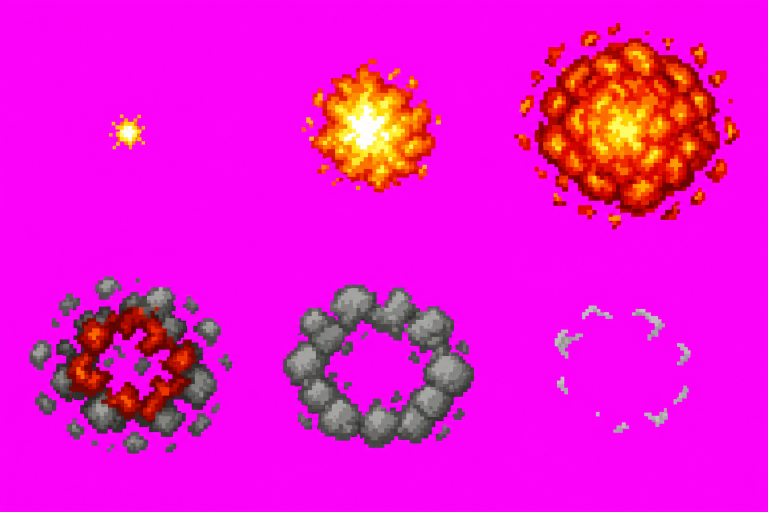
#> input picture imagegen/output/explosion-raw.png, 1536 x 1024 px (shown at 1/2 size)
$ python process_explosion.py
#> lines starting #> are read from the running program, lines starting #| are printed output that depends on the picture
#!/usr/bin/env python3
"""Turn the raw model output into game-ready explosion sprites.

Pipeline (see ../notes/animated-sprite-imagegen-notes.md):
  1. chroma-key: remove the flat magenta background
  2. slice: 2x3 grid of 512x512 cells -> frames 0..5 (left-right, top-bottom)
  3. high-res frames: transparent 512x512 PNGs, kept for future use
  4. contract sheet: nearest-neighbour downscale to 32x32 per frame,
     assembled into the 192x32 strip required by ART.md (fx/explosion.png)
  5. preview GIF so the loop can be eyeballed

Usage: python3 process_explosion.py
Reads:  output/explosion-raw.png
Writes: output/frames/frame-{0..5}.png, output/explosion.png,
        output/explosion-preview.gif
"""

from pathlib import Path

from PIL import Image

OUT = Path(__file__).parent / "output"
COLS, ROWS = 3, 2
FRAME = 32  # contract frame size (ART.md)

# Chroma key: pure magenta, with tolerance for model color drift.
KEY = (255, 0, 255)
TOLERANCE = 120  # euclidean RGB distance


def chroma_key(img: Image.Image) -> Image.Image:
    img = img.convert("RGBA")
    px = img.load()
    tol2 = TOLERANCE * TOLERANCE
    removed = 0
    for y in range(img.height):
        for x in range(img.width):
            r, g, b, _ = px[x, y]
            d2 = (r - KEY[0]) ** 2 + (g - KEY[1]) ** 2 + (b - KEY[2]) ** 2
            # Despill: magenta-dominant edge pixels (fire has low blue,
            # smoke has r==g==b, so this can only hit key-color bleed).
            if d2 <= tol2 or (r > g + 30 and b > g + 30):
                px[x, y] = (0, 0, 0, 0)
                removed += 1
    print(f"chroma-key removed {100 * removed / (img.width * img.height):.1f}% of pixels")
    return img


def recenter(cell: Image.Image) -> Image.Image:
    """Shift the opaque content so its bounding box is centred in the cell."""
    bbox = cell.getbbox()
    if bbox is None:
        return cell
    dx = (cell.width - (bbox[0] + bbox[2])) // 2
    dy = (cell.height - (bbox[1] + bbox[3])) // 2
    out = Image.new("RGBA", cell.size, (0, 0, 0, 0))
    out.paste(cell, (dx, dy))
    return out


def main() -> None:
    raw = Image.open(OUT / "explosion-raw.png")
#> raw is the input picture: PIL image 1536x1024 RGB; mean R, G, B 235.7, 17.5, 210.7
    print(f"raw image {raw.width}x{raw.height}")
#| raw image 1536x1024
    keyed = chroma_key(raw)
#> after the loop in chroma_key, `for y in range(img.height):`: removed = 1290955
#| chroma-key removed 82.1% of pixels
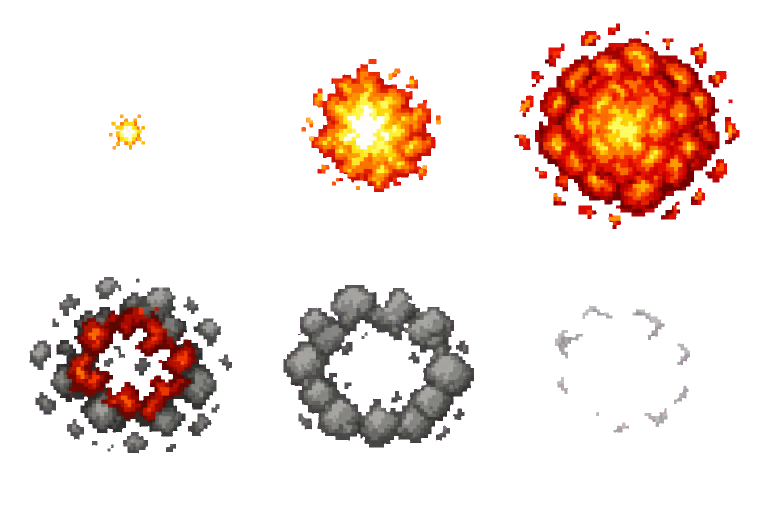
#> keyed: PIL image 1536x1024 RGBA (shown at 1/2 size); mean R, G, B, A 30.6, 14.8, 8.1, 45.7; transparent parts drawn white

    cell_w = keyed.width // COLS
#> cell_w = 512
    cell_h = keyed.height // ROWS
#> cell_h = 512

    frames_dir = OUT / "frames"
    frames_dir.mkdir(parents=True, exist_ok=True)

    sheet = Image.new("RGBA", (6 * FRAME, FRAME), (0, 0, 0, 0))
#> sheet: PIL image 192x32 RGBA; every value is 0
    small_frames = []
    for n in range(COLS * ROWS):
        cx = (n % COLS) * cell_w
        cy = (n // COLS) * cell_h
        cell = keyed.crop((cx, cy, cx + cell_w, cy + cell_h))
        # centre-crop to square in case cells aren't (1536x1024 -> 512x512 already is)
        side = min(cell.size)
        left = (cell.width - side) // 2
        top = (cell.height - side) // 2
        cell = recenter(cell.crop((left, top, left + side, top + side)))
        cell.save(frames_dir / f"frame-{n}.png")

        opaque = sum(1 for _, _, _, a in cell.getdata() if a > 0)
        print(f"frame {n}: {100 * opaque / (side * side):.1f}% opaque")

        small = cell.resize((FRAME, FRAME), Image.NEAREST)
        small_frames.append(small)
        sheet.paste(small, (n * FRAME, 0))
#> this loop made 6 passes
#> (bbox in recenter, dx in recenter, dy in recenter, opaque) on passes 1 to 6: ((218, 229, 290, 299), 2, -8, 2459), ((91, 118, 370, 384), 25, 5, 42476), ((5, 47, 455, 458), 26, 3, 103273), ((59, 42, 464, 395), -6, 37, 65550), ((55, 58, 436, 383), 10, 35, 63054), ((86, 99, 356, 353), 35, 30, 5097)
#| frame 0: 0.9% opaque
#| frame 1: 16.2% opaque
#| frame 2: 39.4% opaque
#| frame 3: 25.0% opaque
#| frame 4: 24.1% opaque
#| frame 5: 1.9% opaque
#> pass 1, in main, `cell = keyed.crop((cx, cy, cx + cell_w, cy + cell_h))`:
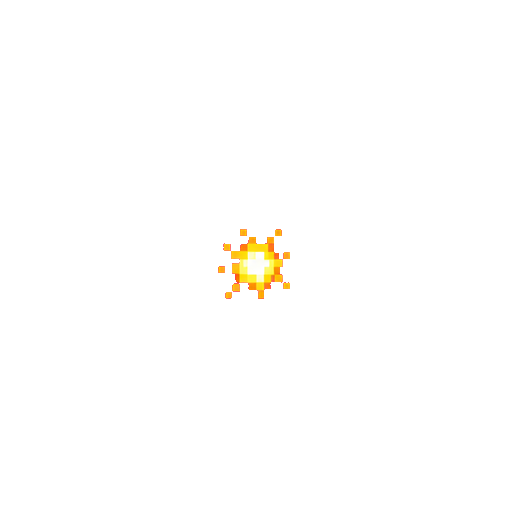
#> cell: PIL image 512x512 RGBA; mean R, G, B, A 2.4, 1.9, 0.7, 2.4; transparent parts drawn white
#> after the loop:
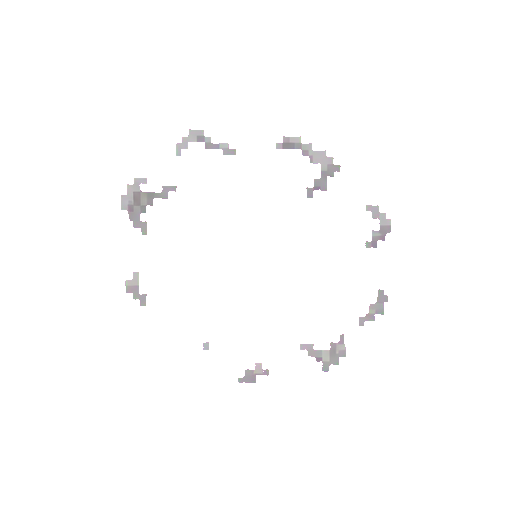
#> cell: PIL image 512x512 RGBA; mean R, G, B, A 3.4, 3.3, 3.4, 5; transparent parts drawn white
#> after the loop:
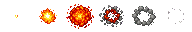
#> sheet: PIL image 192x32 RGBA; mean R, G, B, A 30.3, 14.7, 7.9, 45.4; transparent parts drawn white
#> after the loop, small_frames = 6 items

    sheet_path = OUT / "explosion.png"
    sheet.save(sheet_path)
    print(f"wrote {sheet_path} ({sheet.width}x{sheet.height})")
#| wrote imagegen/output/explosion.png (192x32)

    # Preview GIF: 4x upscaled frames on a dark background, ~10 fps.
    preview = []
    for f in small_frames:
        big = f.resize((FRAME * 4, FRAME * 4), Image.NEAREST)
        bg = Image.new("RGBA", big.size, (24, 26, 32, 255))
        bg.alpha_composite(big)
        preview.append(bg.convert("P", palette=Image.ADAPTIVE))
#> this loop made 6 passes
#> pass 1, in main, `bg = Image.new("RGBA", big.size, (24, 26, 32, 255))`:
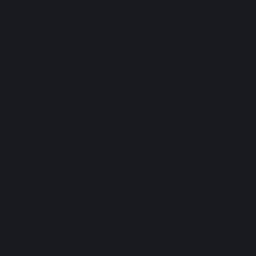
#> bg: PIL image 128x128 RGBA (shown 2 times larger); mean R, G, B, A 24, 26, 32, 255
#> pass 3, in main, `big = f.resize((FRAME * 4, FRAME * 4), Image.NEAREST)`:
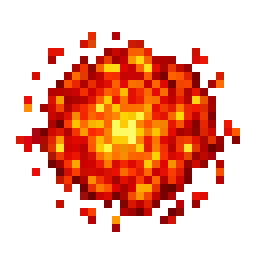
#> big: PIL image 128x128 RGBA (shown 2 times larger); mean R, G, B, A 83.1, 21.8, 1.5, 98.6; transparent parts drawn white
#> after the loop, preview = 6 items
    gif_path = OUT / "explosion-preview.gif"
    preview[0].save(gif_path, save_all=True, append_images=preview[1:], duration=100, loop=0)
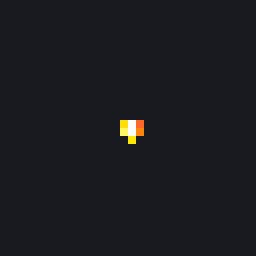
#> saved as explosion-preview.gif: PIL image 128x128 P (shown 2 times larger); mean R, G, B 25.6, 27.2, 32.4
    print(f"wrote {gif_path}")


if __name__ == "__main__":
    main()
